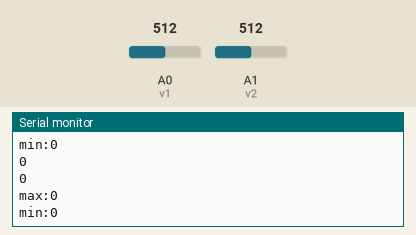
The sketch below on a simulated Arduino Uno, built with avr-gcc and run on an emulated ATmega328P. Shown: the last lines printed to the serial monitor. The test bench sets the inputs (shaded band); at power-on: A0 (v1) = 512, A1 (v2) = 512.

Above: at 4.2 s.
4.3 s: A0 (v1) set to 159
At 5.05 s:
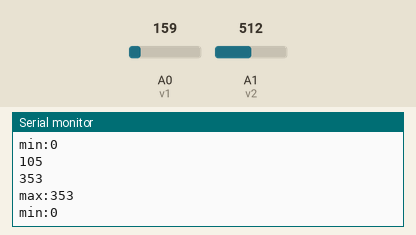
5.8 s: A0 (v1) set to 143
At 7.6 s:
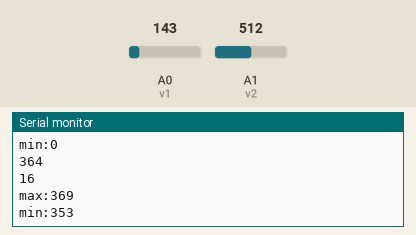
Timing chart, 0 to 9.1 s (numbered marks = the images above; inputs shaded):
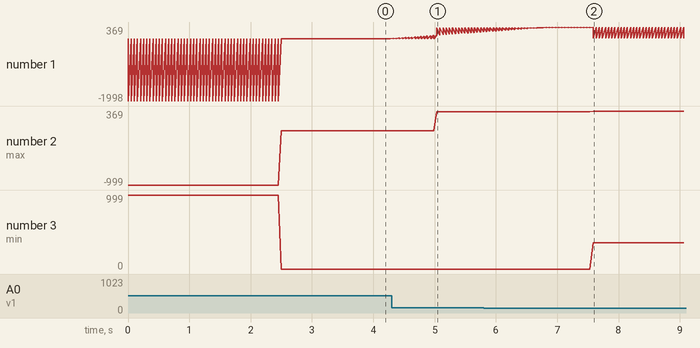

Measured:
- after the input at 4.3 s, the serial monitor: prints a new line at once (image 1)
- after the input at 5.8 s, the serial monitor: prints a new line after 0.05 s (image 2)
- plotted number 1: 0 → 353 after the input at 4.3 s, 353 → 16 after the input at 5.8 s
- plotted number 2: 0 → 353 after the input at 4.3 s, 353 → 369 after the input at 5.8 s

The sketch:

arduinoHackDMMwithSmoothing.ino
```cpp
const int numReadings = 50;

int maxCur = -999;
int minCur = 999;

int readings[numReadings];      // the readings from the analog input
int readIndex = 0;              // the index of the current reading
int total = 0;                  // the running total
int average = 0;                // the average
int diff = 0;
int v1 = A0;
int v2 = A1;

void setup() {
  Serial.begin(115200);
  for (int i = 0; i < numReadings; i++) {
    readings[i] = 0;
  }
}

void loop() {
 // subtract the last reading:
  total = total - readings[readIndex];
  // read from the sensor:
  readings[readIndex] = analogRead(v2) - analogRead(v1);
  // add the reading to the total:
  total = total + readings[readIndex];

  if(readIndex == 49){
    minCur = 999;
    maxCur = -999;
    for(int i = 0; i<50; i++){
      if(readings[i]<minCur){
       //replace min if current reading is lower
          minCur = readings[i];
          //Serial.println(readings[i]);
       }
       if(readings[i]>maxCur){
       //replace max if current reading is higher
          maxCur = readings[i];
        }
    }
    //Serial.println(maxCur-minCur);
  }

  // advance to the next position in the array:
  readIndex = readIndex + 1;

  // if we're at the end of the array...
  if (readIndex >= numReadings) {
    // ...wrap around to the beginning:
    readIndex = 0;
  }

  // calculate the average:
  average = total / numReadings;
  // send it to the computer as ASCII digits
  Serial.println(average);

  Serial.println(maxCur-minCur);
  Serial.print("max:");
  Serial.println(maxCur);
  Serial.print("min:");
  Serial.println(minCur);


  delay(50);        // delay in between reads for stability
}
```
